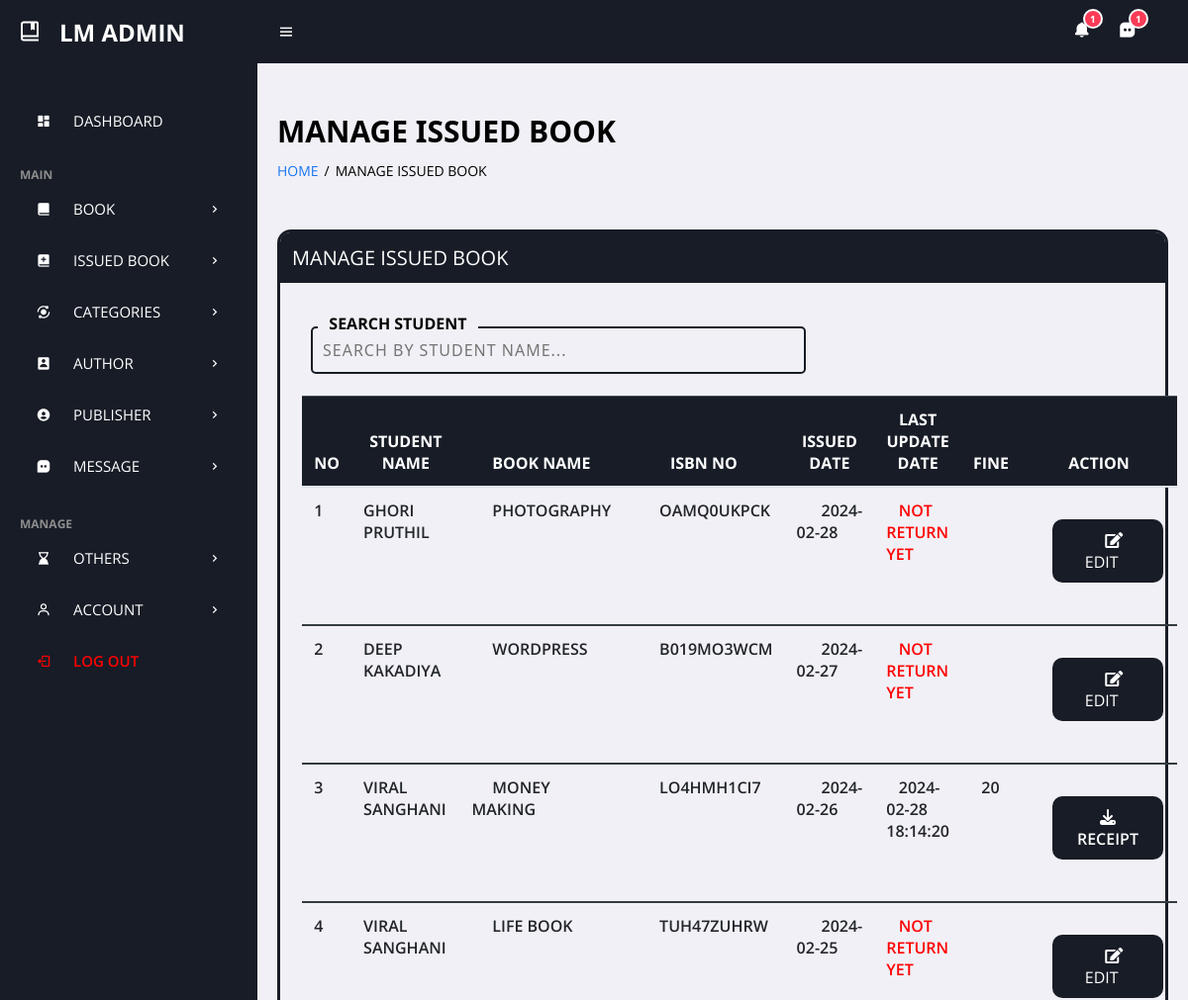
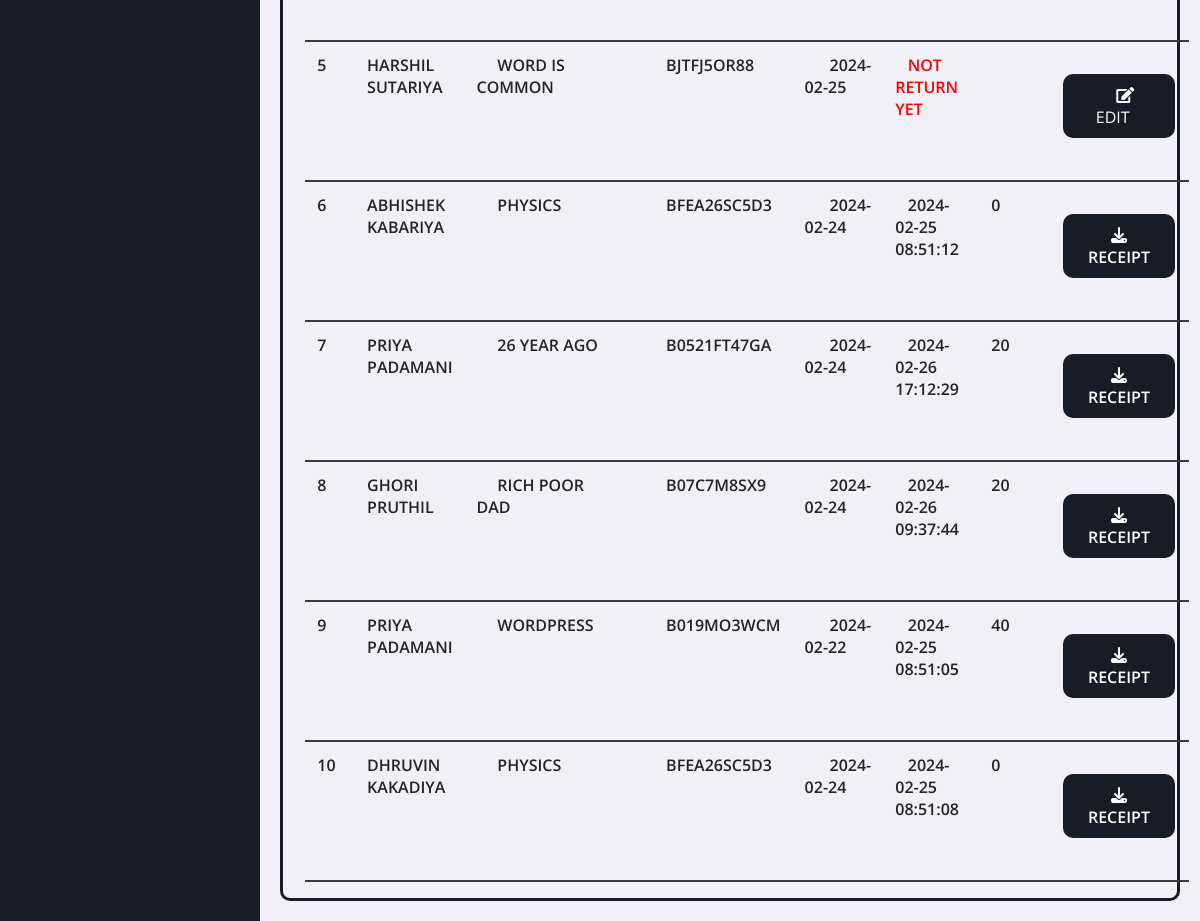
Screenshot of /admin/manage-issued-books.php (signed in) with the database file from the repository (2 pictures, top to bottom).
### tables this page shows
CREATE TABLE `tblissuedbookdetails` (
  `id` int(11) NOT NULL,
  `BookId` int(11) DEFAULT NULL,
  `StudentID` varchar(150) DEFAULT NULL,
  `IssuesDate` date DEFAULT current_timestamp(),
  `FineDate` date DEFAULT current_timestamp(),
  `ReturnDate` timestamp NULL DEFAULT NULL ON UPDATE current_timestamp(),
  `RetrunStatus` int(1) DEFAULT NULL,
  `fine` int(11) DEFAULT NULL
);

CREATE TABLE `tblstudents` (
  `id` int(11) NOT NULL,
  `StudentId` varchar(100) DEFAULT NULL,
  `FullName` varchar(120) DEFAULT NULL,
  `EmailId` varchar(120) DEFAULT NULL,
  `otp` int(11) NOT NULL,
  `MobileNumber` char(11) DEFAULT NULL,
  `Password` varchar(120) DEFAULT NULL,
  `Status` int(1) DEFAULT NULL,
  `RegDate` timestamp NULL DEFAULT current_timestamp(),
  `UpdationDate` timestamp NULL DEFAULT NULL ON UPDATE current_timestamp()
);

CREATE TABLE `tblbooks` (
  `id` int(11) NOT NULL,
  `BookName` varchar(255) DEFAULT NULL,
  `CatId` int(11) DEFAULT NULL,
  `AuthorId` int(11) DEFAULT NULL,
  `PubId` int(11) DEFAULT NULL,
  `ISBNNumber` varchar(25) DEFAULT NULL,
  `BookPrice` decimal(10,2) DEFAULT NULL,
  `bookImage` varchar(250) NOT NULL,
  `isIssued` int(1) DEFAULT NULL,
  `RegDate` timestamp NULL DEFAULT current_timestamp(),
  `UpdationDate` timestamp NULL DEFAULT NULL ON UPDATE current_timestamp()
);

### admin/manage-issued-books.php (the view, shortened to what this page needs)
<?php
include('includes/config.php');
if(strlen($_SESSION['alogin'])==0)
    {
header('location:index.php');
}
else{
    ?>
<!DOCTYPE html>
<html xmlns="http://www.w3.org/1999/xhtml">
<?php include('includes/header.php');?>
<main>
    <h1 class="title">manage issued book</h1>
    <ul class="breadcrumbs">
        <li><a href="dashboard.php">Home</a></li>
        <li class="divider">/</li>
        <li><a href="manage-issued-book.php" class="active">manage issued book</a></li>
    </ul>
    <div class="bigbox">
        <div class="box">
            <p>manage issued book</p>
        </div><br>
        <div style="margin-bottom: 20px; margin-left: 11px;">
            <div class="coolinput">
                <label for="input" class="text">&nbsp; SEARCH student&nbsp;&nbsp;</label>
                <input class="input" id="searchInput" type="text" placeholder="SEARCH BY STUDENT NAME..."
                    autocomplete="off" onkeyup="filterTable()" />
            </div>
        </div>
        <table id="myTable" class="table">
            <thead class="table-dark">
                <tr>
                    <th>no</th>
                    <th>Student Name</th>
                    <th>Book Name</th>
                    <th>ISBN no</th>
                    <th>Issued Date</th>
                    <th>last update date</th>
                    <th>fine</th>
                    <th>Action</th>
                </tr>
            </thead>
            <tbody>
                <?php $sql = "SELECT tblissuedbookdetails.fine,tblstudents.FullName,tblbooks.BookName,tblbooks.ISBNNumber,tblissuedbookdetails.IssuesDate,tblissuedbookdetails.ReturnDate,tblissuedbookdetails.RetrunStatus,tblissuedbookdetails.id as rid from  tblissuedbookdetails join tblstudents on tblstudents.StudentId=tblissuedbookdetails.StudentId join tblbooks on tblbooks.id=tblissuedbookdetails.BookId order by tblissuedbookdetails.id desc";
$query = $dbh -> prepare($sql);
$query->execute();
$results=$query->fetchAll(PDO::FETCH_OBJ);
$cnt=1;
if($query->rowCount() > 0)
{
foreach($results as $result)
{               ?>
                <tr class="odd gradeX">
                    <td class="center"><?php echo htmlentities($cnt);?></td>
                    <td class="center"><?php echo htmlentities($result->FullName);?>
                    </td>
                    <td class="center">
                        &nbsp;&nbsp;&nbsp;&nbsp;&nbsp;<?php echo htmlentities($result->BookName);?>
                    </td>
                    <td class="center">
                        &nbsp;&nbsp;&nbsp;&nbsp;&nbsp;&nbsp;<?php echo htmlentities($result->ISBNNumber);?></td>
                    <td class="center">
                        &nbsp;&nbsp;&nbsp;&nbsp;&nbsp;&nbsp;<?php echo htmlentities($result->IssuesDate);?></td>
                    <td class="center">&nbsp;&nbsp;&nbsp;<?php if($result->ReturnDate=="")
                                            {
                                                echo '<span style="color: red;">' . htmlentities("NOT RETURN YET") . '</span>';
                                            } else {
                                            echo htmlentities($result->ReturnDate);
}
                                            ?></td>
                    <td class="center">&nbsp;&nbsp;<?php echo htmlentities($result->fine);?>
                    </td>
                    <td class="center">
                        <?php if($result->RetrunStatus==0){?>
                        <a href="update-issue-bookdeails.php?rid=<?php echo htmlentities($result->rid);?>"><button
                                class="bttn">&nbsp;&nbsp;&nbsp;<i class="fa fa-edit "></i> Edit&nbsp;&nbsp;&nbsp;</button>
                            <?php }else{?>
                            <a href="generate_receipt.php?pid=<?php echo htmlentities($result->rid); ?>" class="bttn"
                                download><i class="fa-solid fa-download"></i> Receipt</a>
                            <?php }?>
                    </td>
                </tr>
                <?php $cnt=$cnt+1;}} ?>
            </tbody>
        </table>
    </div>
</main>
</body>
</html>
<?php } ?>

### admin/assets/css/admin_style.css (style rules this page uses)
:root { --header-height: 2.5rem; --black-color: hsl(220, 24%, 12%); --black-color-light: hsl(220, 24%, 15%); --black-color-lighten: hsl(220, 20%, 18%); --white-color: #fff; --body-color: hsl(220, 100%, 97%); --body-font: "Montserrat", sans-serif; --normal-font-size: .938rem; --font-regular: 400; --font-semi-bold: 600; --z-tooltip: 10; --z-fixed: 100; }
@media screen and (min-width: 1024px) { :root { --normal-font-size: 1rem; } }
* { font-family: 'Open Sans', sans-serif; margin: 0; padding: 0; box-sizing: border-box; text-transform: uppercase !important; }
:root { --grey: #F1F0F6; --dark-grey: #8D8D8D; --light: #fff; --dark: #000; --green: #81D43A; --light-green: #E3FFCB; --blue: #1775F1; --light-blue: #D0E4FF; --dark-blue: #0C5FCD; --red: #FC3B56; }
html { overflow-x: hidden; }
body { background: var(--grey); overflow-x: hidden; }
a { text-decoration: none; }
li { list-style: none; }
main { width: 100%; padding: 24px 20px 20px 20px; }
main .title { font-size: 30px; font-weight: 600; margin-bottom: 10px; font-family: system-ui, -apple-system, BlinkMacSystemFont, 'Segoe UI', Roboto, Oxygen, Ubuntu, Cantarell, 'Open Sans', 'Helvetica Neue', sans-serif !important; }
main .breadcrumbs { display: flex; grid-gap: 6px; }
main .breadcrumbs li, main .breadcrumbs li a { font-size: 14px; }
main .breadcrumbs li a { color: var(--blue); }
main .breadcrumbs li a.active, main .breadcrumbs li.divider { color: black; pointer-events: none; }
.bigbox { border: 3px solid hsl(220, 24%, 12%); border-bottom-left-radius: 10px; border-bottom-right-radius: 10px; border-top-left-radius: 14px; border-top-right-radius: 14px; width: auto; height: auto; margin-top: 50px; }
.box { border: 2px solid hsl(220, 24%, 12%); border-top-left-radius: 10px; border-top-right-radius: 10px; width: auto; height: auto; background-color: hsl(220, 24%, 12%); color: white; padding: 10px; font-family: system-ui, -apple-system, BlinkMacSystemFont, 'Segoe UI', Roboto, Oxygen, Ubuntu, Cantarell, 'Open Sans', 'Helvetica Neue', sans-serif !important; font-size: 20px; padding-bottom: 10px; }
.coolinput { display: flex; flex-direction: column; width: fit-content; position: static; max-width: 240px; margin-left: 20px; }
.coolinput label.text { font-size: 1rem; color: black; font-weight: 700; position: relative; top: 0.5rem; margin: 0 0 0 7px; padding: 0 3px; background: var(--grey); width: fit-content; }
.coolinput input[type=text].input { padding: 11px 10px; font-size: 1rem; border: 2px var(--black-color) solid; border-radius: 5px; background: var(--grey) !important; color: black; width: 500px; font-weight: 500; font-family: system-ui, -apple-system, BlinkMacSystemFont, 'Segoe UI', Roboto, Oxygen, Ubuntu, Cantarell, 'Open Sans', 'Helvetica Neue', sans-serif; letter-spacing: 1px; }
button.bttn { background-color: var(--black-color); border: none; color: white; text-align: center; text-decoration: none; display: inline-block; font-size: 16px; margin: 4px 2px; cursor: pointer; text-transform: uppercase; padding: 10px 25px; border-radius: 10px; margin-left: 20px; margin-top: 20px; margin-bottom: 30px; }
a.bttn { background-color: var(--black-color); border: none; color: white; text-align: center; text-decoration: none; display: inline-block; font-size: 16px; margin: 4px 2px; cursor: pointer; text-transform: uppercase; padding: 10px 25px; border-radius: 10px; margin-left: 20px; margin-top: 20px; margin-bottom: 30px; }
table { border-collapse: collapse; }
.table { width: 95%; margin-bottom: 1rem; color: #212529; margin-left: 2.5% !important; margin-top: 2.5% !important; }
.table td, .table th { padding: .75rem; vertical-align: top; border-top: 1px solid #dee2e6; }
.table thead th { vertical-align: bottom; border-bottom: 2px solid #dee2e6; }
.table-dark, .table-dark>td, .table-dark>th { background-color: #c6c8ca; }
.table-dark tbody+tbody, .table-dark td, .table-dark th, .table-dark thead th { border-color: #95999c; }
.table-dark { color: #fff; background-color: #343a40; }
.table-dark td, .table-dark th, .table-dark thead th { border-color: #454d55; }
tbody tr { border-bottom: 2px solid #343a40; }
.table-dark { background-color: var(--black-color) !important; }
tr.odd.gradeX { font-weight: 600; }

### rows the page displays
tblissuedbookdetails: tblstudents.FullName "GHORI PRUTHIL", BookId.BookName "PHOTOGRAPHY", BookId.ISBNNumber "OAMQ0UKPCK", IssuesDate "2024-02-28"
tblissuedbookdetails: tblstudents.FullName "DEEP KAKADIYA", BookId.BookName "WORDPRESS", BookId.ISBNNumber "B019MO3WCM", IssuesDate "2024-02-27"
tblissuedbookdetails: tblstudents.FullName "VIRAL SANGHANI", BookId.BookName "MONEY MAKING", BookId.ISBNNumber "LO4HMH1CI7", IssuesDate "2024-02-26", ReturnDate "2024-02-28 18:14:20", fine "20"
tblissuedbookdetails: tblstudents.FullName "VIRAL SANGHANI", BookId.BookName "LIFE BOOK", BookId.ISBNNumber "TUH47ZUHRW", IssuesDate "2024-02-25"
tblissuedbookdetails: tblstudents.FullName "HARSHIL SUTARIYA", BookId.BookName "WORD IS COMMON", BookId.ISBNNumber "BJTFJ5OR88", IssuesDate "2024-02-25"
tblissuedbookdetails: tblstudents.FullName "ABHISHEK KABARIYA", BookId.BookName "PHYSICS", BookId.ISBNNumber "BFEA26SC5D3", IssuesDate "2024-02-24", ReturnDate "2024-02-25 08:51:12", fine "0"
tblissuedbookdetails: tblstudents.FullName "PRIYA PADAMANI", BookId.BookName "26 YEAR AGO", BookId.ISBNNumber "B0521FT47GA", IssuesDate "2024-02-24", ReturnDate "2024-02-26 17:12:29", fine "20"
tblissuedbookdetails: tblstudents.FullName "GHORI PRUTHIL", BookId.BookName "RICH POOR DAD", BookId.ISBNNumber "B07C7M8SX9", IssuesDate "2024-02-24", ReturnDate "2024-02-26 09:37:44", fine "20"
tblissuedbookdetails: tblstudents.FullName "PRIYA PADAMANI", BookId.BookName "WORDPRESS", BookId.ISBNNumber "B019MO3WCM", IssuesDate "2024-02-22", ReturnDate "2024-02-25 08:51:05", fine "40"
tblissuedbookdetails: tblstudents.FullName "DHRUVIN KAKADIYA", BookId.BookName "PHYSICS", BookId.ISBNNumber "BFEA26SC5D3", IssuesDate "2024-02-24", ReturnDate "2024-02-25 08:51:08", fine "0"

### other values shown
$counthelp "1"
$countmessage "1"
